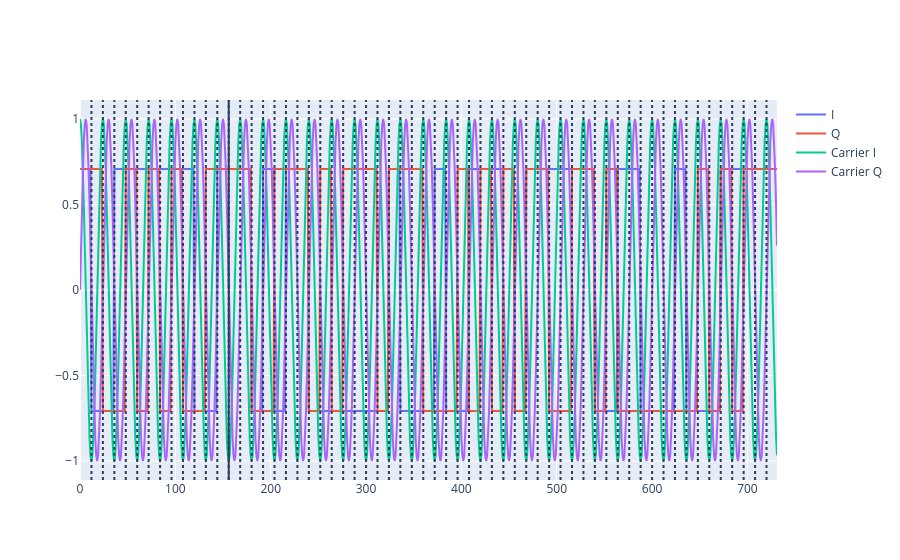

Source (notebook cell):
### Code cell
# Create our carrier to upmix our QPSK signal
carrier = np.exp(
    np.linspace(0, PHA_PER_SAMPLE * n_samples, n_samples, endpoint=False) * 1j
)
upmixed = qpsk * carrier

# Plot our finished carrier alongside out symbols
fig2 = fig

fig2.add_scatter(
    x=np.linspace(0, carrier.size, carrier.size, endpoint=False),
    y=carrier.real,
    name="Carrier I",
)

fig2.add_scatter(
    x=np.linspace(0, carrier.size, carrier.size, endpoint=False),
    y=carrier.imag,
    name="Carrier Q",
)

fig2.show()

### Figure 1 — Plotly figure (JSON) as saved in the notebook; plotly's stock layout.template omitted (floating-point values rounded to 4 significant figures; data arrays with more than 128 entries replaced by an {"elided": "..."} marker saying what was removed)
{"data": [{"name": "I", "type": "scatter", "x": {"elided": "732 float values"}, "y": {"elided": "732 float values"}}, {"name": "Q", "type": "scatter", "x": {"elided": "732 float values"}, "y": {"elided": "732 float values"}}, {"name": "Carrier I", "type": "scatter", "x": {"elided": "732 float values"}, "y": {"elided": "732 float values"}}, {"name": "Carrier Q", "type": "scatter", "x": {"elided": "732 float values"}, "y": {"elided": "732 float values"}}], "layout": {"shapes": [{"line": {"dash": "dot"}, "type": "line", "x0": 12, "x1": 12, "xref": "x", "y0": 0, "y1": 1, "yref": "y domain"}, {"line": {"dash": "dot"}, "type": "line", "x0": 24, "x1": 24, "xref": "x", "y0": 0, "y1": 1, "yref": "y domain"}, {"line": {"dash": "dot"}, "type": "line", "x0": 36, "x1": 36, "xref": "x", "y0": 0, "y1": 1, "yref": "y domain"}, {"line": {"dash": "dot"}, "type": "line", "x0": 48, "x1": 48, "xref": "x", "y0": 0, "y1": 1, "yref": "y domain"}, {"line": {"dash": "dot"}, "type": "line", "x0": 60, "x1": 60, "xref": "x", "y0": 0, "y1": 1, "yref": "y domain"}, {"line": {"dash": "dot"}, "type": "line", "x0": 72, "x1": 72, "xref": "x", "y0": 0, "y1": 1, "yref": "y domain"}, {"line": {"dash": "dot"}, "type": "line", "x0": 84, "x1": 84, "xref": "x", "y0": 0, "y1": 1, "yref": "y domain"}, {"line": {"dash": "dot"}, "type": "line", "x0": 96, "x1": 96, "xref": "x", "y0": 0, "y1": 1, "yref": "y domain"}, {"line": {"dash": "dot"}, "type": "line", "x0": 108, "x1": 108, "xref": "x", "y0": 0, "y1": 1, "yref": "y domain"}, {"line": {"dash": "dot"}, "type": "line", "x0": 120, "x1": 120, "xref": "x", "y0": 0, "y1": 1, "yref": "y domain"}, {"line": {"dash": "dot"}, "type": "line", "x0": 132, "x1": 132, "xref": "x", "y0": 0, "y1": 1, "yref": "y domain"}, {"line": {"dash": "dot"}, "type": "line", "x0": 144, "x1": 144, "xref": "x", "y0": 0, "y1": 1, "yref": "y domain"}, {"line": {"dash": "dot"}, "type": "line", "x0": 156, "x1": 156, "xref": "x", "y0": 0, "y1": 1, "yref": "y domain"}, {"line": {"dash": "dot"}, "type": "line", "x0": 168, "x1": 168, "xref": "x", "y0": 0, "y1": 1, "yref": "y domain"}, {"line": {"dash": "dot"}, "type": "line", "x0": 180, "x1": 180, "xref": "x", "y0": 0, "y1": 1, "yref": "y domain"}, {"line": {"dash": "dot"}, "type": "line", "x0": 192, "x1": 192, "xref": "x", "y0": 0, "y1": 1, "yref": "y domain"}, {"line": {"dash": "dot"}, "type": "line", "x0": 204, "x1": 204, "xref": "x", "y0": 0, "y1": 1, "yref": "y domain"}, {"line": {"dash": "dot"}, "type": "line", "x0": 216, "x1": 216, "xref": "x", "y0": 0, "y1": 1, "yref": "y domain"}, {"line": {"dash": "dot"}, "type": "line", "x0": 228, "x1": 228, "xref": "x", "y0": 0, "y1": 1, "yref": "y domain"}, {"line": {"dash": "dot"}, "type": "line", "x0": 240, "x1": 240, "xref": "x", "y0": 0, "y1": 1, "yref": "y domain"}, {"line": {"dash": "dot"}, "type": "line", "x0": 252, "x1": 252, "xref": "x", "y0": 0, "y1": 1, "yref": "y domain"}, {"line": {"dash": "dot"}, "type": "line", "x0": 264, "x1": 264, "xref": "x", "y0": 0, "y1": 1, "yref": "y domain"}, {"line": {"dash": "dot"}, "type": "line", "x0": 276, "x1": 276, "xref": "x", "y0": 0, "y1": 1, "yref": "y domain"}, {"line": {"dash": "dot"}, "type": "line", "x0": 288, "x1": 288, "xref": "x", "y0": 0, "y1": 1, "yref": "y domain"}, {"line": {"dash": "dot"}, "type": "line", "x0": 300, "x1": 300, "xref": "x", "y0": 0, "y1": 1, "yref": "y domain"}, {"line": {"dash": "dot"}, "type": "line", "x0": 312, "x1": 312, "xref": "x", "y0": 0, "y1": 1, "yref": "y domain"}, {"line": {"dash": "dot"}, "type": "line", "x0": 324, "x1": 324, "xref": "x", "y0": 0, "y1": 1, "yref": "y domain"}, {"line": {"dash": "dot"}, "type": "line", "x0": 336, "x1": 336, "xref": "x", "y0": 0, "y1": 1, "yref": "y domain"}, {"line": {"dash": "dot"}, "type": "line", "x0": 348, "x1": 348, "xref": "x", "y0": 0, "y1": 1, "yref": "y domain"}, {"line": {"dash": "dot"}, "type": "line", "x0": 360, "x1": 360, "xref": "x", "y0": 0, "y1": 1, "yref": "y domain"}, {"line": {"dash": "dot"}, "type": "line", "x0": 372, "x1": 372, "xref": "x", "y0": 0, "y1": 1, "yref": "y domain"}, {"line": {"dash": "dot"}, "type": "line", "x0": 384, "x1": 384, "xref": "x", "y0": 0, "y1": 1, "yref": "y domain"}, {"line": {"dash": "dot"}, "type": "line", "x0": 396, "x1": 396, "xref": "x", "y0": 0, "y1": 1, "yref": "y domain"}, {"line": {"dash": "dot"}, "type": "line", "x0": 408, "x1": 408, "xref": "x", "y0": 0, "y1": 1, "yref": "y domain"}, {"line": {"dash": "dot"}, "type": "line", "x0": 420, "x1": 420, "xref": "x", "y0": 0, "y1": 1, "yref": "y domain"}, {"line": {"dash": "dot"}, "type": "line", "x0": 432, "x1": 432, "xref": "x", "y0": 0, "y1": 1, "yref": "y domain"}, {"line": {"dash": "dot"}, "type": "line", "x0": 444, "x1": 444, "xref": "x", "y0": 0, "y1": 1, "yref": "y domain"}, {"line": {"dash": "dot"}, "type": "line", "x0": 456, "x1": 456, "xref": "x", "y0": 0, "y1": 1, "yref": "y domain"}, {"line": {"dash": "dot"}, "type": "line", "x0": 468, "x1": 468, "xref": "x", "y0": 0, "y1": 1, "yref": "y domain"}, {"line": {"dash": "dot"}, "type": "line", "x0": 480, "x1": 480, "xref": "x", "y0": 0, "y1": 1, "yref": "y domain"}, {"line": {"dash": "dot"}, "type": "line", "x0": 492, "x1": 492, "xref": "x", "y0": 0, "y1": 1, "yref": "y domain"}, {"line": {"dash": "dot"}, "type": "line", "x0": 504, "x1": 504, "xref": "x", "y0": 0, "y1": 1, "yref": "y domain"}, {"line": {"dash": "dot"}, "type": "line", "x0": 516, "x1": 516, "xref": "x", "y0": 0, "y1": 1, "yref": "y domain"}, {"line": {"dash": "dot"}, "type": "line", "x0": 528, "x1": 528, "xref": "x", "y0": 0, "y1": 1, "yref": "y domain"}, {"line": {"dash": "dot"}, "type": "line", "x0": 540, "x1": 540, "xref": "x", "y0": 0, "y1": 1, "yref": "y domain"}, {"line": {"dash": "dot"}, "type": "line", "x0": 552, "x1": 552, "xref": "x", "y0": 0, "y1": 1, "yref": "y domain"}, {"line": {"dash": "dot"}, "type": "line", "x0": 564, "x1": 564, "xref": "x", "y0": 0, "y1": 1, "yref": "y domain"}, {"line": {"dash": "dot"}, "type": "line", "x0": 576, "x1": 576, "xref": "x", "y0": 0, "y1": 1, "yref": "y domain"}, {"line": {"dash": "dot"}, "type": "line", "x0": 588, "x1": 588, "xref": "x", "y0": 0, "y1": 1, "yref": "y domain"}, {"line": {"dash": "dot"}, "type": "line", "x0": 600, "x1": 600, "xref": "x", "y0": 0, "y1": 1, "yref": "y domain"}, {"line": {"dash": "dot"}, "type": "line", "x0": 612, "x1": 612, "xref": "x", "y0": 0, "y1": 1, "yref": "y domain"}, {"line": {"dash": "dot"}, "type": "line", "x0": 624, "x1": 624, "xref": "x", "y0": 0, "y1": 1, "yref": "y domain"}, {"line": {"dash": "dot"}, "type": "line", "x0": 636, "x1": 636, "xref": "x", "y0": 0, "y1": 1, "yref": "y domain"}, {"line": {"dash": "dot"}, "type": "line", "x0": 648, "x1": 648, "xref": "x", "y0": 0, "y1": 1, "yref": "y domain"}, {"line": {"dash": "dot"}, "type": "line", "x0": 660, "x1": 660, "xref": "x", "y0": 0, "y1": 1, "yref": "y domain"}, {"line": {"dash": "dot"}, "type": "line", "x0": 672, "x1": 672, "xref": "x", "y0": 0, "y1": 1, "yref": "y domain"}, {"line": {"dash": "dot"}, "type": "line", "x0": 684, "x1": 684, "xref": "x", "y0": 0, "y1": 1, "yref": "y domain"}, {"line": {"dash": "dot"}, "type": "line", "x0": 696, "x1": 696, "xref": "x", "y0": 0, "y1": 1, "yref": "y domain"}, {"line": {"dash": "dot"}, "type": "line", "x0": 708, "x1": 708, "xref": "x", "y0": 0, "y1": 1, "yref": "y domain"}, {"line": {"dash": "dot"}, "type": "line", "x0": 720, "x1": 720, "xref": "x", "y0": 0, "y1": 1, "yref": "y domain"}, {"type": "line", "x0": 156, "x1": 156, "xref": "x", "y0": 0, "y1": 1, "yref": "y domain"}]}}
